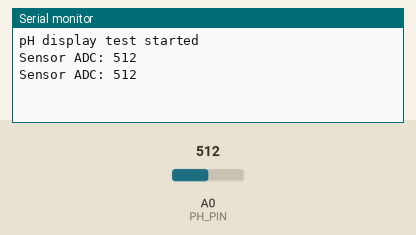
This sketch was run on a simulated Arduino Leonardo, built with avr-gcc and run on an emulated ATmega32U4. Shown: the last lines printed to the serial monitor. Inputs (shaded band) come from the test bench; at power-on: A0 (PH_PIN) = 512.

Above: at 3.4 s.
3.5 s: A0 (PH_PIN) set to 716
At 4.8 s:
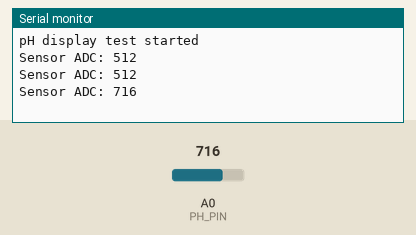
5.0 s: A0 (PH_PIN) set to 900
At 5.9 s:
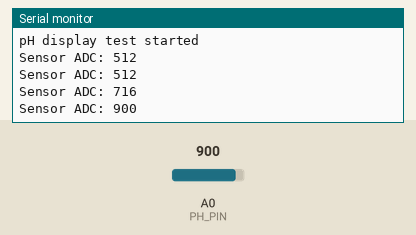
Timing chart, 0 to 8.0 s (numbered marks = the images above; inputs shaded):
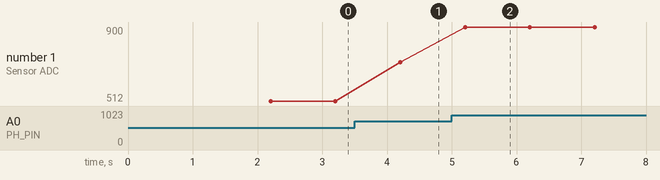

Measured:
- after the input at 3.5 s, the serial monitor: prints a new line after 0.70 s (image 1)
- after the input at 5.0 s, the serial monitor: prints a new line after 0.21 s (image 2)
- plotted number 1: 512 → 716 after the input at 3.5 s, 716 → 900 after the input at 5.0 s

The sketch:

ph_sensor_code_10_25_copy_20261101142004_copy_20261101142219.ino
```cpp
/*
 * Sunrobotronics Technologies
 * Arduino Leonardo + Serial Display + pH Sensor
 *
 * Display RX -> Leonardo TX1 (pin 1)
 * pH sensor AO/PO -> A0
 */

const int PH_PIN = A0;

//const float TEST_PH = 7.00;  // Fixed test value

void setup()
{
  Serial.begin(9600);
  Serial1.begin(9600);

  delay(2000);

  // Clear/start display (supported by some serial displays)
  Serial1.write(0x0C);
  delay(200);

  Serial.println("pH display test started");
}

void loop()
{
  // Read the sensor for monitoring, but show fixed pH for testing
  int adc = analogRead(PH_PIN);

  Serial.print("Sensor ADC: ");
  Serial.println(adc);

  float voltage = adc * (50.0 / 1023.0);

  Serial1.println("Sensor Voltage: ");
  Serial1.println(voltage, 3);

  // Show only the number on the top row
  //Serial1.write('\r');
  //Serial1.print("7.00");
  //delay(500);

  // Blank the number to create a blinking effect
  //Serial1.write('\r');
  //Serial1.print("                ");
  delay(1000);
}
```
